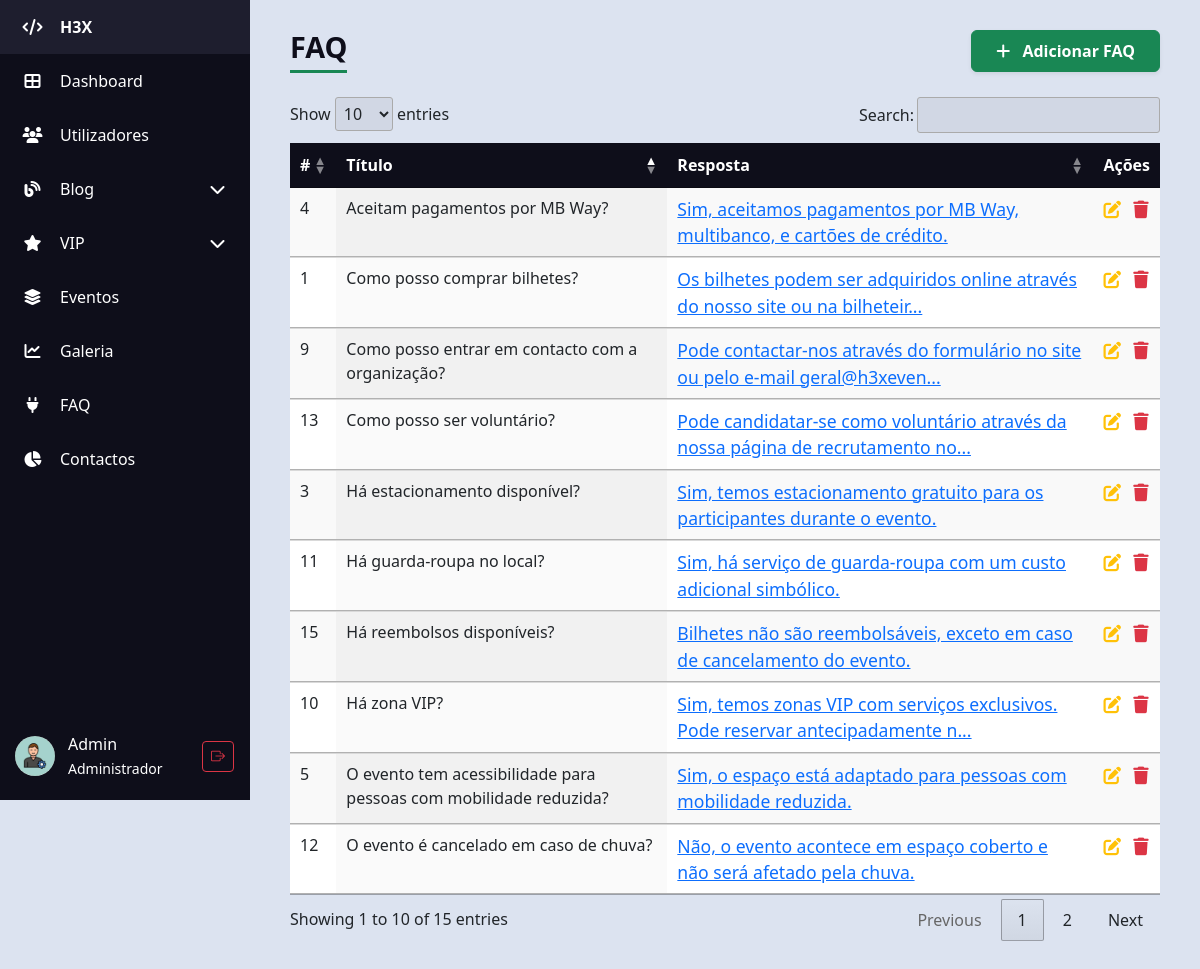
The page /H3X/admin/admin_faq.php (signed in) on the database its author committed.
### tables this page shows
CREATE TABLE IF NOT EXISTS `faq` (
  `id` int NOT NULL AUTO_INCREMENT,
  `titulo` varchar(150) DEFAULT NULL,
  `resposta` text,
  PRIMARY KEY (`id`)
);

### H3X/admin/admin_faq.php (the view, shortened to what this page needs)
<?php
require_once "../db_config.php";
require 'partials/header.php';
?>
<body>
    <div class="d-flex">
        <?php require 'partials/sidebar.php'; ?>
        <div class="content">
            <div class="d-flex justify-content-between align-items-center mb-4">
                <h1 class="table-title m-0">FAQ</h1>
                <div>
                    <a href="admin_faq_create.php" class="btn btn-success shadow-sm px-4 py-2 fw-semibold">
                        <i class="fas fa-plus me-2"></i> Adicionar FAQ
                    </a>
                </div>
            </div>
            <?php
            $sql = "SELECT * FROM faq ORDER BY id DESC";
            $result = $conn->query($sql);
            ?>
            <?php if ($result && $result->num_rows > 0): ?>
                <table id="faqTable" class="display table table-striped table-hover" style="width:100%">
                    <thead>
                        <tr>
                            <th>#</th>
                            <th>Título</th>
                            <th>Resposta</th>
                            <th>Ações</th>
                        </tr>
                    </thead>
                    <tbody>
                        <?php while ($faq = $result->fetch_object()):
                            $id = $faq->id;
                            $titulo = trim($faq->titulo);
                            $resposta_resumida = mb_strimwidth(strip_tags($faq->resposta), 0, 80, '...');
                            ?>
                            <tr>
                                <td><?= $id ?></td>
                                <td><?= $titulo ?></td>
                                <td>
                                    <a href="#" data-bs-toggle="modal" data-bs-target="#respostaModal<?= $id ?>">
                                        <?= $resposta_resumida ?>
                                    </a>
                                </td>
                                <td>
                                    <a href="admin_faq_edit.php?id=<?= urlencode($id) ?>" title="Editar"><i
                                            class="fas fa-pen-to-square text-warning"></i></a>
                                    <a href="admin_faq_delete.php?id=<?= urlencode($id) ?>" title="Apagar" class="ms-2"><i
                                            class="fas fa-trash text-danger"></i></a>
                                </td>
                            </tr>
                        <?php endwhile; ?>
                    </tbody>
                </table>
            <?php else: ?>
                <p class="alert alert-warning">Sem FAQs encontrados.</p>
            <?php endif; ?>
        </div>
    </div>
    <?php require 'partials/footer.php'; ?>
</body>
</html>

### H3X/admin/css/style.css (style rules this page uses)
body { background-color: #dce3f0; margin: 0; font-family: "Segoe UI", sans-serif; }
.content { margin-left: 80px; padding: 30px 40px; flex: 1; transition: margin-left 0.3s ease; }
table.dataTable thead th { background-color: #0e0e1a; color: white; cursor: pointer; }
h1.table-title { color: #0e0e1a; margin-bottom: 20px; font-weight: 700; border-bottom: 3px solid #198754; display: inline-block; padding-bottom: 5px; font-size: 1.8rem; }
td a { font-size: 1.1rem; transition: color 0.3s ease; }
table.dataTable thead > tr > th.sorting:before, table.dataTable thead > tr > th.sorting:after, table.dataTable thead > tr > th.sorting_asc:before, table.dataTable thead > tr > th.sorting_asc:after, table.dataTable thead > tr > th.sorting_desc:before, table.dataTable thead > tr > th.sorting_desc:after, table.dataTable thead > tr > th.sorting_asc_disabled:before, table.dataTable thead > tr > th.sorting_asc_disabled:after, table.dataTable thead > tr > th.sorting_desc_disabled:before, table.dataTable thead > tr > th.sorting_desc_disabled:after, table.dataTable thead > tr > td.sorting:before, table.dataTable thead > tr > td.sorting:after, table.dataTable thead > tr > td.sorting_asc:before, table.dataTable thead > tr > td.sorting_asc:after, table.dataTable thead > tr > td.sorting_desc:before, table.dataTable thead > tr > td.sorting_desc:after, table.dataTable thead > tr > td.sorting_asc_disabled:before, table.dataTable thead > tr > td.sorting_asc_disabled:after, table.dataTable thead > tr > td.sorting_desc_disabled:before, table.dataTable thead > tr > td.sorting_desc_disabled:after { opacity: 0.5; }
table.dataTable thead > tr > th.sorting_asc:before, table.dataTable thead > tr > th.sorting_desc:after, table.dataTable thead > tr > td.sorting_asc:before, table.dataTable thead > tr > td.sorting_desc:after { opacity: 1; }

### rows shown on the page
faq: id "15", titulo "Há reembolsos disponíveis?", resposta "Bilhetes não são reembolsáveis, exceto em caso de cancelamento do evento."
faq: id "13", titulo "Como posso ser voluntário?", resposta "Pode candidatar-se como voluntário através da nossa página de recrutamento no..."
faq: id "12", titulo "O evento é cancelado em caso de chuva?", resposta "Não, o evento acontece em espaço coberto e não será afetado pela chuva."
faq: id "11", titulo "Há guarda-roupa no local?", resposta "Sim, há serviço de guarda-roupa com um custo adicional simbólico."
faq: id "10", titulo "Há zona VIP?", resposta "Sim, temos zonas VIP com serviços exclusivos. Pode reservar antecipadamente n..."
faq: id "9", titulo "Como posso entrar em contacto com a organização?", resposta "Pode contactar-nos através do formulário no site ou pelo e-mail geral@h3xeven..."
faq: id "5", titulo "O evento tem acessibilidade para pessoas com mobilidade reduzida?", resposta "Sim, o espaço está adaptado para pessoas com mobilidade reduzida."
faq: id "4", titulo "Aceitam pagamentos por MB Way?", resposta "Sim, aceitamos pagamentos por MB Way, multibanco, e cartões de crédito."
faq: id "3", titulo "Há estacionamento disponível?", resposta "Sim, temos estacionamento gratuito para os participantes durante o evento."
faq: id "1", titulo "Como posso comprar bilhetes?", resposta "Os bilhetes podem ser adquiridos online através do nosso site ou na bilheteir..."

### other values the page prints
$nomeUtilizador "Admin"
$tipoLabel "Administrador"
